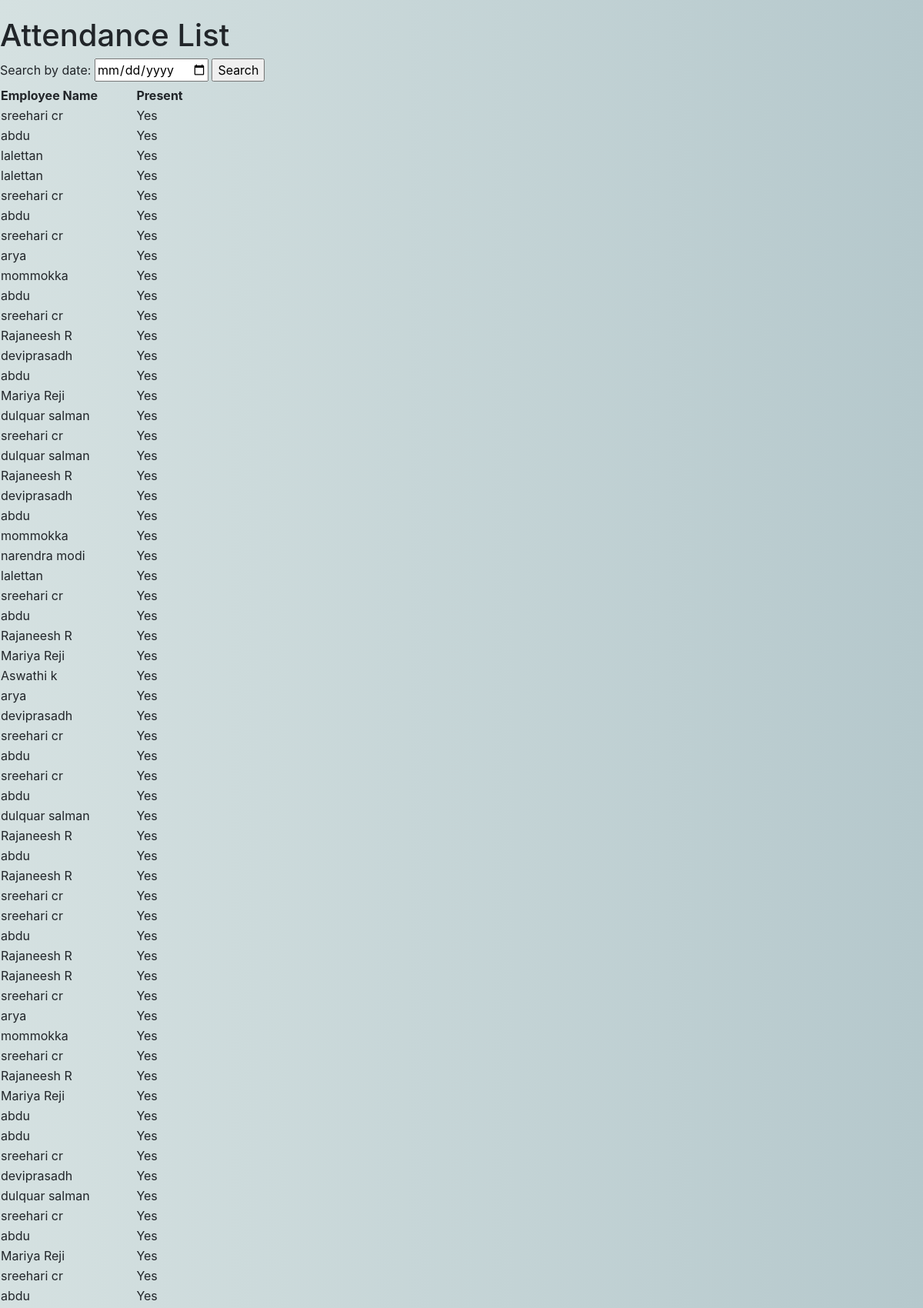
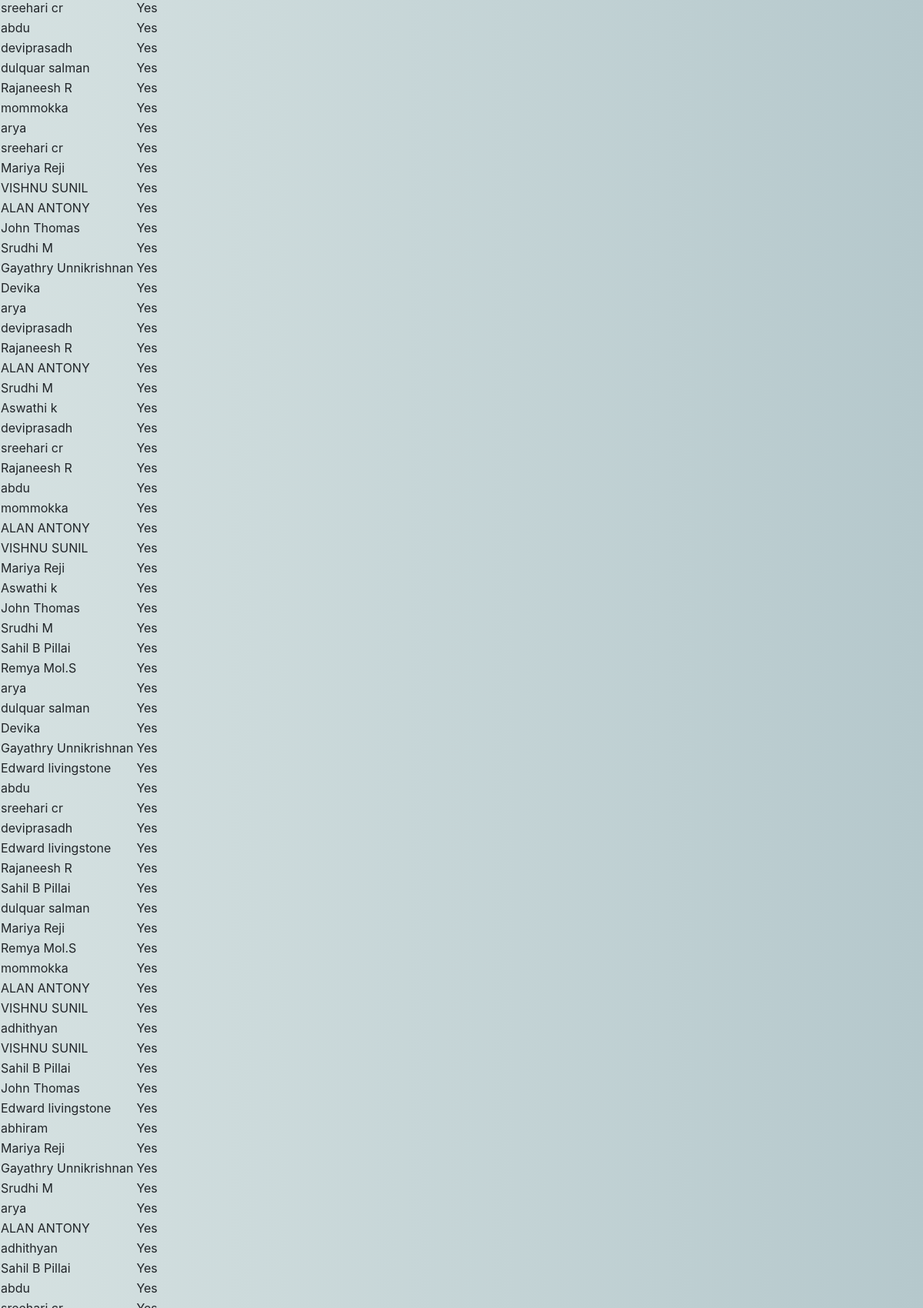
Screenshot of /attendance_list/ (upper part) with the database file from the repository (2 pictures, top to bottom).
### app/models.py (models this page shows, shortened)
class Employee(models.Model):
	user = models.OneToOneField(Login, on_delete=models.CASCADE, related_name='user')
	id = models.CharField(primary_key=True, max_length=10)
	name=models.CharField(max_length=50)
	contact_number = models.CharField(max_length=50)
	date_of_birth = models.CharField(max_length=50)
	date_of_joining = models.CharField(max_length=50)
	department = models.CharField(max_length=50)
	designation = models.CharField(max_length=50)
	gender = models.CharField(max_length=50, choices=sex_choice)
	team = models.CharField(max_length=50)
	def __str__(self):
		return self.name

### app/views.py (the view)
# urls.py: path('attendance_list/', views.attendance_list, name='attendance_list'),
def attendance_list(request):
    date = request.GET.get('date', None)
    attendance_list = []
    if date:
        datetime_object = datetime.datetime.strptime(date, '%Y-%m-%d')
        employees = Employee.objects.all()
        for employee in employees:
            attendance = Attendance.objects.filter(employee=employee, date=datetime_object).first()
            if attendance:
                attendance_list.append({'employee': employee, 'present': True})
            else:
                attendance_list.append({'employee': employee, 'present': False})
    else:
        attendance_records = Attendance.objects.all()
        for attendance in attendance_records:
            attendance_list.append({'employee': attendance.employee, 'present': attendance.present})
        print(f'list:{attendance_list}')
    return render(request, 'admintemp/attendance.html', {'attendance_list': attendance_list})

### app/templates/admintemp/attendance.html
{% extends 'base.html' %}
{% block content %}
<h1>Attendance List</h1>
<form method="GET">
    <label for="date">Search by date:</label>
    <input type="date" name="date" id="date" value="{{ request.GET.date }}">
    <input type="submit" value="Search">
</form>
<table>
    <thead>
        <tr>
            <th>Employee Name</th>
            <th> </th>
            <th>Present</th>
        </tr>
    </thead>
    <tbody>
        {% for attendance in attendance_list %}
        <tr>
            <td>{{ attendance.employee.name }}</td>
            <td> </td>
            <td>{% if attendance.present %}
                Yes
                {% else %}
                No
                {% endif %}</td>
        </tr>
        {% endfor %}
    </tbody>
</table>
{% endblock %}

### app/static/css/main.css (style rules this page uses)
body { background-image: -moz-linear-gradient(0deg, #d5e1e1 0%, #b5c8cc 100%); background-image: -webkit-linear-gradient(0deg, #d5e1e1 0%, #b5c8cc 100%); background-image: -ms-linear-gradient(0deg, #d5e1e1 0%, #b5c8cc 100%); }

### rows the page displays
Employee: employee.name "sreehari cr", shows "Yes"
Employee: employee.name "abdu", shows "Yes"
Employee: employee.name "lalettan", shows "Yes"
Employee: employee.name "arya", shows "Yes"
Employee: employee.name "mommokka", shows "Yes"
Employee: employee.name "Rajaneesh R", shows "Yes"
Employee: employee.name "deviprasadh", shows "Yes"
Employee: employee.name "Mariya Reji", shows "Yes"
Employee: employee.name "dulquar salman", shows "Yes"
Employee: employee.name "narendra modi", shows "Yes"
Employee: employee.name "Aswathi k", shows "Yes"
Employee: employee.name "VISHNU SUNIL", shows "Yes"
Employee: employee.name "ALAN ANTONY", shows "Yes"
Employee: employee.name "John Thomas", shows "Yes"
Employee: employee.name "Srudhi M", shows "Yes"
Employee: employee.name "Gayathry Unnikrishnan", shows "Yes"
Employee: employee.name "Devika", shows "Yes"
Employee: employee.name "Sahil B Pillai", shows "Yes"
Employee: employee.name "Remya Mol.S", shows "Yes"
Employee: employee.name "Edward livingstone", shows "Yes"
Employee: employee.name "adhithyan", shows "Yes"
Employee: employee.name "abhiram", shows "Yes"
